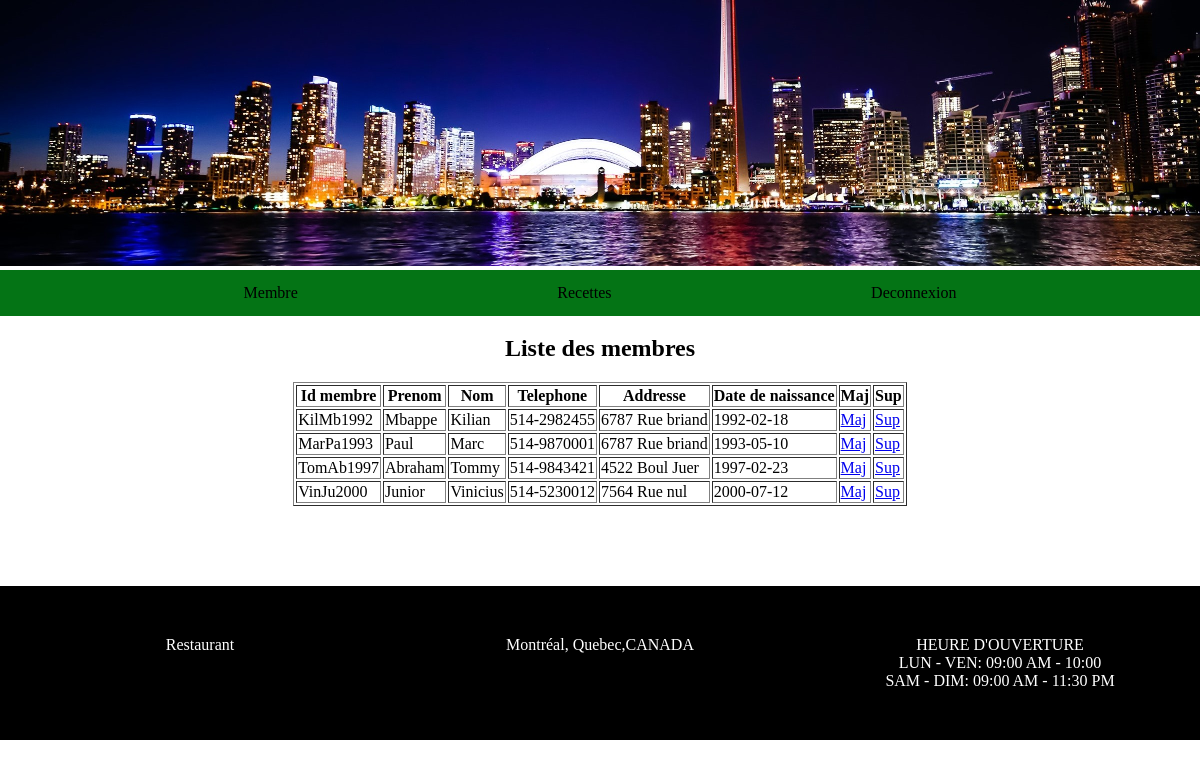
The app's page /admin.php?lien=membreadmin (signed in) with its own data.
### tables this page shows
CREATE TABLE `membre` (
  `idmembre` varchar(20) NOT NULL,
  `prenom` varchar(100) NOT NULL,
  `nom` varchar(100) NOT NULL,
  `telephone` varchar(20) NOT NULL,
  `adresse` varchar(200) NOT NULL,
  `datedenaissance` date NOT NULL,
  `login` varchar(20) NOT NULL,
  `password` varchar(20) NOT NULL
);

### membreadmin.php (the view, shortened to what this page needs)
<h2>Liste des membres</h2>
<?php
include("connect.php");
	if(isset($_GET["oper"]))
	{
		$oper=$_GET["oper"];
		switch($oper)
		{
			case "Maj":
				$idclient=$_GET["idclient"];
			break;
			case "Sup":
				$supidclient=$_GET["idclient"];
					$reqsupclient=mysqli_query($connect,"delete from membre where idmembre='$supidclient'") or die ("Erreur de suppression");
					$nbresup=mysqli_affected_rows($connect);
					if($nbresup > 0)
					{
						echo "Suppression de " . $supidclient . " reussi!";
					}
					else
					{
						echo "Echec de suppression";
					}
			break;
		}
	}
	else
	{
		$idclient='';
	}
echo "<form method='post'>";
$reqlisteclient=mysqli_query($connect,"select * from membre") or die ("Erreur de selection");
echo "<table border=1> <th>Id membre</th> <th>Prenom</th> <th>Nom</th> <th>Telephone</th><th>Addresse</th>
<th>Date de naissance</th> <th>Maj</th><th>Sup</th>";
	while($reqresultat=mysqli_fetch_row($reqlisteclient))
	{
		$listeidmembre=$reqresultat[0];
		$listeprenom=$reqresultat[1];
		$listenom=$reqresultat[2];
		$listetel=$reqresultat[3];
		$listeaddresse=$reqresultat[4];
		$listedate=$reqresultat[5];
		if($listeidmembre==$idclient)
		{
			echo "<tr>
			<td><input name='id_client' value='$listeidmembre'></td>
			<td><input name='prenom' value='$listeprenom'></td>
			<td><input name='nom' value='$listenom'></td>
			<td><input name='tel' value='$listetel'></td>
			<td><input name='listeaddresse' value='$listeaddresse'></td>
			<td><input name='datenaissance' value='$listedate'></td>
			<td><input type='submit' name='update' value='Maj'></td>
				</tr>";
		}
		else
		{
		echo "<tr> <td>$listeidmembre</td> <td>$listeprenom</td> <td>$listenom</td> <td>$listetel</td> <td>$listeaddresse</td>
	<td>$listedate</td>
	<td><a href='admin.php?lien=membreadmin&idclient=$listeidmembre&oper=Maj'> Maj </a></td>
	<td><a href='admin.php?lien=membreadmin&idclient=$listeidmembre&oper&oper=Sup'> Sup </a></td>
	</tr>";
		}
	}
echo "</table>";
echo"</form>";
?>

### style/index.css (style rules this page uses)
*, * ::before , * ::after { box-sizing: border-box; }
* { outline: none !important; }
body { margin: 0; padding: 0; font-family: cursive; }

### records on screen
membre: idmembre "KilMb1992", prenom "Mbappe", nom "Kilian", telephone "514-2982455", adresse "6787 Rue briand", datedenaissance "1992-02-18"
membre: idmembre "MarPa1993", prenom "Paul", nom "Marc", telephone "514-9870001", adresse "6787 Rue briand", datedenaissance "1993-05-10"
membre: idmembre "TomAb1997", prenom "Abraham", nom "Tommy", telephone "514-9843421", adresse "4522 Boul Juer", datedenaissance "1997-02-23"
membre: idmembre "VinJu2000", prenom "Junior", nom "Vinicius", telephone "514-5230012", adresse "7564 Rue nul", datedenaissance "2000-07-12"
